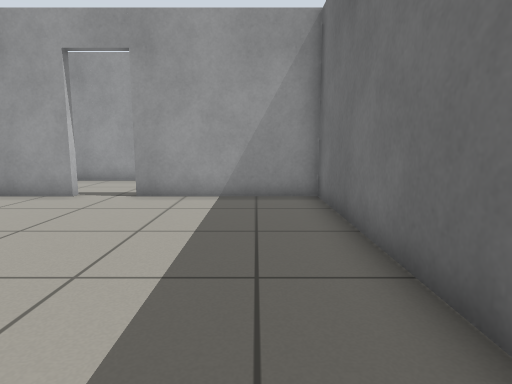
View 1 (above)

21 first-person views from a walk through a robot-simulator world made for Gazebo. The camera is 0.72 m above the floor, tilts 8° down and sees 75° across. The floor is counted in squares, 0.5 m on a side. Each view is taken from the middle of a square. On the plan, view 1 faces up. The plan holds only what a view shows up to about 15 squares ahead; the rest is blank. Gazebo's built-in surfaces are drawn with simple patterns.

View 2
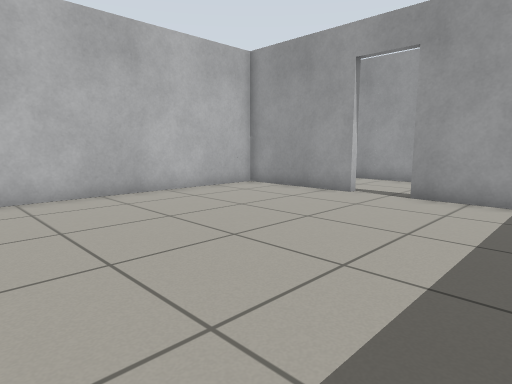

View 3
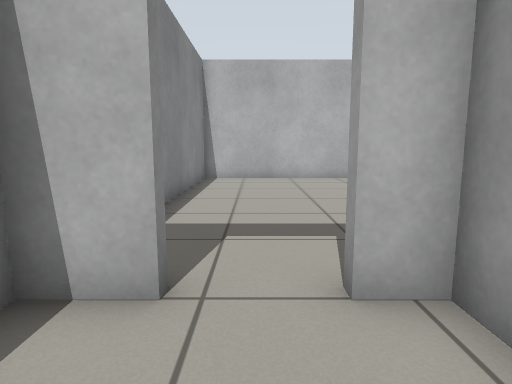

View 4
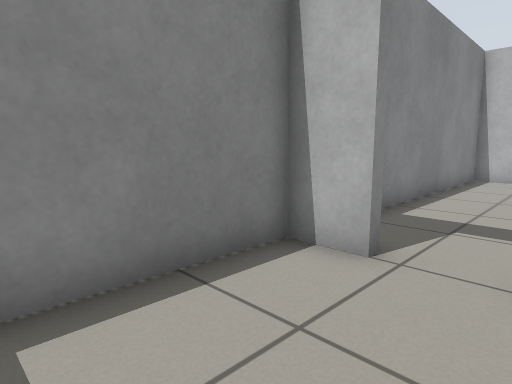

View 5
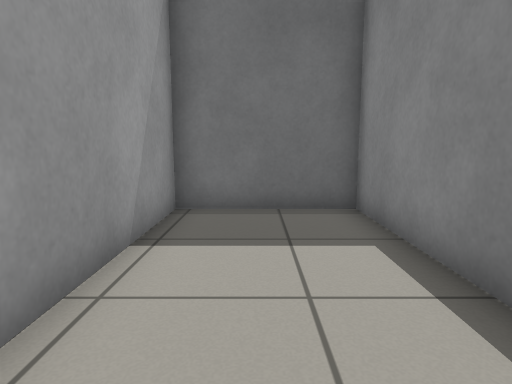

View 6
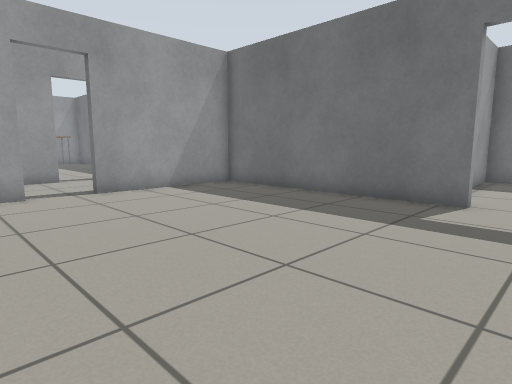

View 7
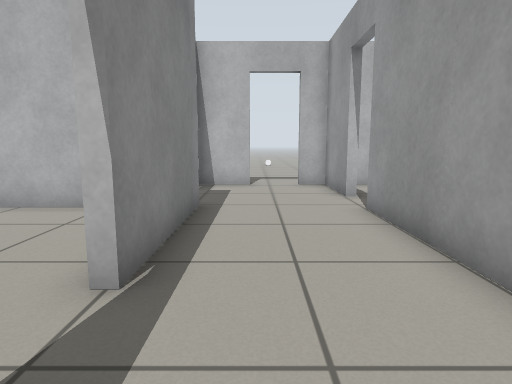

View 8
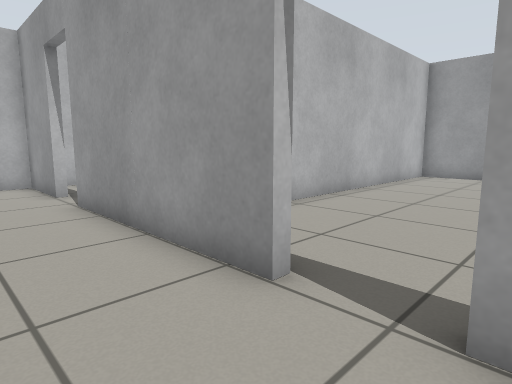

View 9
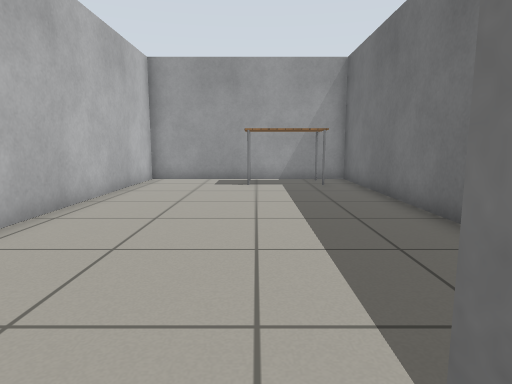

View 10
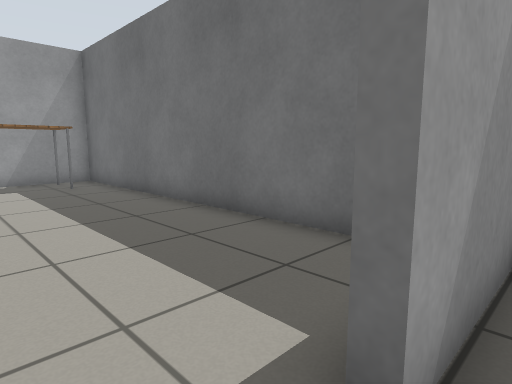

View 11
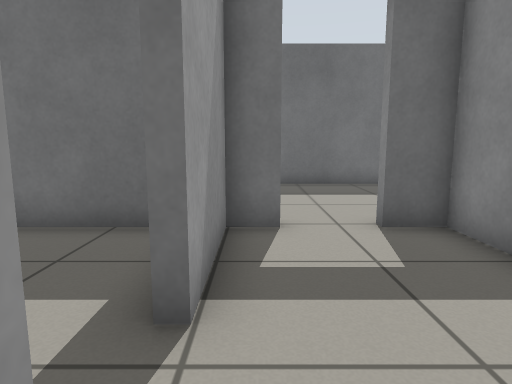

View 12
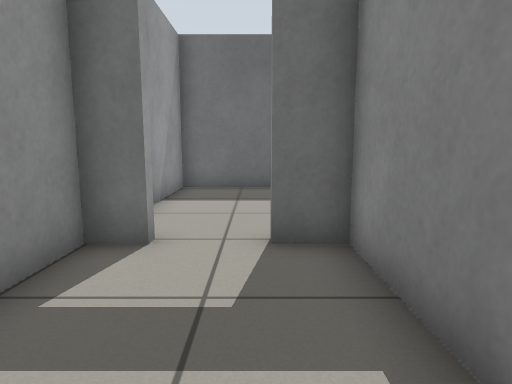

View 13
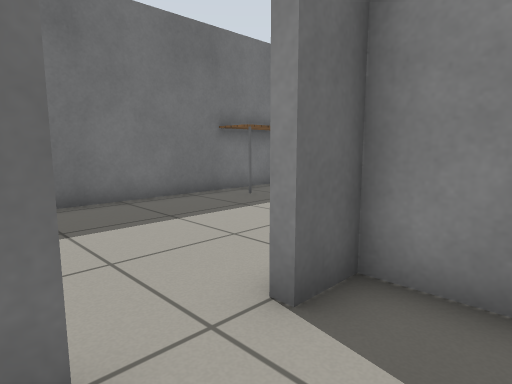

View 14
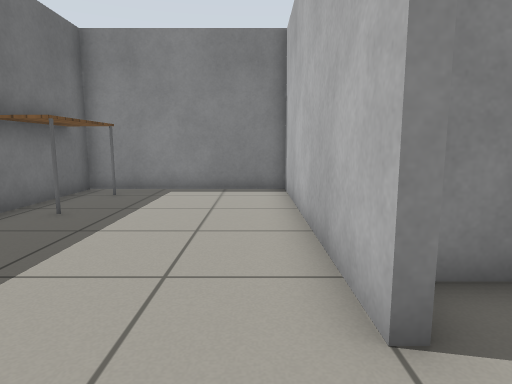

View 15
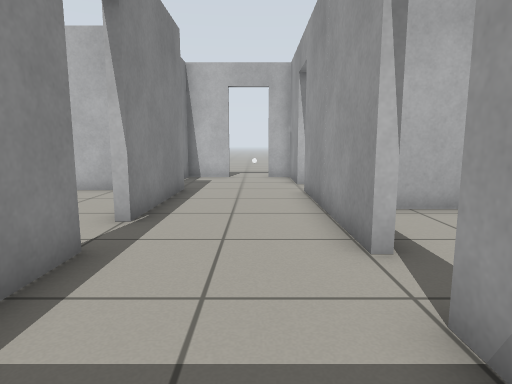

View 16
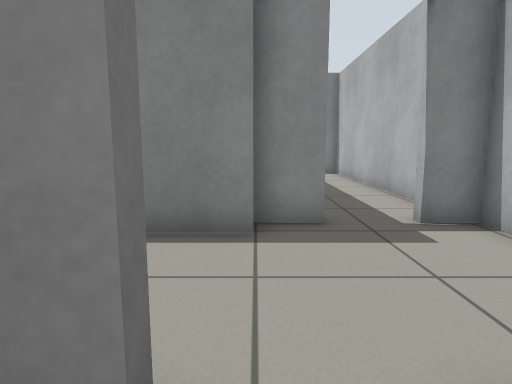

View 17
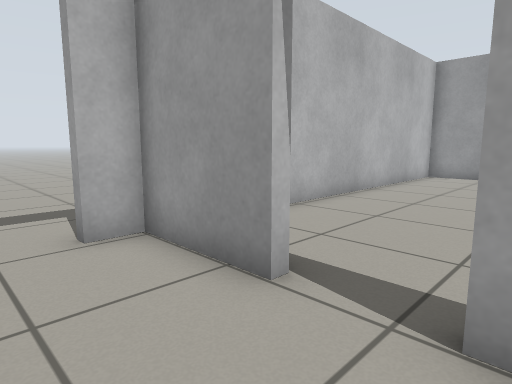

View 18
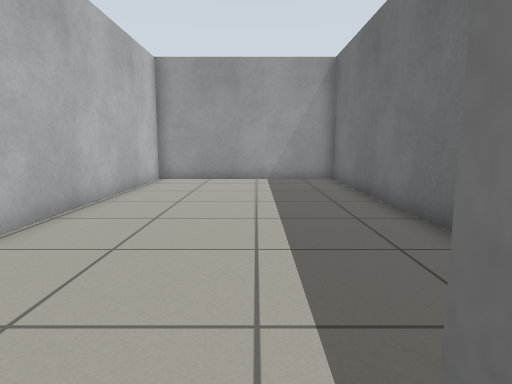

View 19
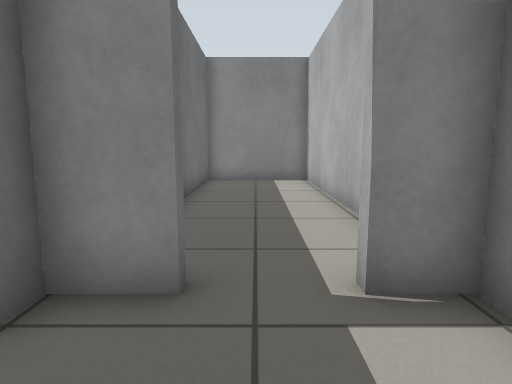

View 20
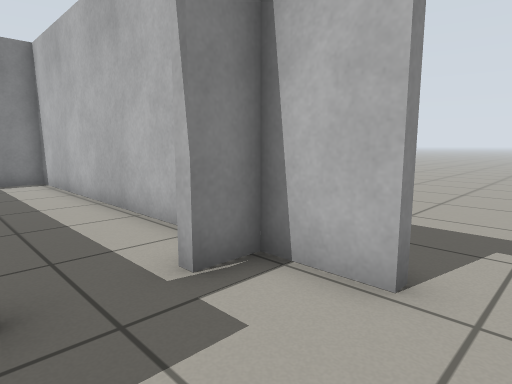

View 21
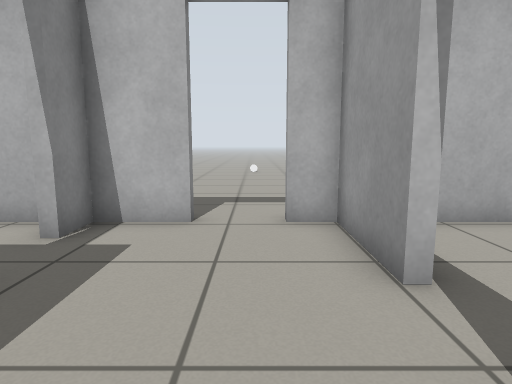

### Floor plan
Points are (right, up) in squares from view 1. A wall is a line through its corners. A room is listed if a view was taken in it or the views show most of it. See-through windows are left out.
Room 1 (views 1, 2, 5, 6)
walls: (-5.2, 9.3) (-9.7, 9.3) (-9.7, -2.3) (-1.2, -2.3); (1.7, 0.9) (1.7, 9.3) (-3.4, 9.3)
ways out: open door at (2, 0) to room 2; open door at (-4.5, 9.5) to room 3
Room 2 (views 3, 4)
walls: (2, -0.9) (2, -2.3) (8.4, -2.3) (8.4, 1.8) (2, 1.8) (2, 0.9)
ways out: open door at (2, 0) to room 1
Room 3 (views 7, 8, 9, 10, 11, 12, 13, 15, 17, 18, 19, 20, 21)
walls: (-3.3, 13.5) (-9.5, 13.5); (-3.5, 9.6) (1.7, 9.6) (1.7, 10.8); (-10, 9.6) (-5.2, 9.6); (-11.3, 13.5) (-14.2, 13.5) (-14.2, 12.5); (-11.4, 8.9) (-10, 8.9); (1.7, 12.6) (1.7, 13.5) (-1.5, 13.5); (-14.2, 10.9) (-14.2, 8.9) (-13, 8.9)
ways out: open door at (-4.5, 9.5) to room 1; open door at (2, 11.5) to room 4; open door at (-10.5, 14) to room 5; open door at (-2.5, 14) to room 6; open door at (-12.5, 9) to room 7; open door at (-14, 11.5)
Room 4 (view 14)
walls: (8.4, 6.5) (8.4, 13.5) (5, 13.5); (2, 10.8) (2, 2.1) (7.4, 2.1)
ways out: open door at (2, 11.5) to room 3
objects: table (7, 3) to (8, 6)
Room 5 (view 16)
walls: (-6.7, 18.4) (-6.7, 27.2) (-14.2, 27.2) (-14.2, 14.5)
low walls: (-9.6, 13.8) (-9, 13.8)
ways out: open door at (-10.5, 14) to room 3
Room 6 (no view inside)
walls: (1.7, 14.9) (1.7, 27.2) (-6.4, 27.2) (-6.4, 15.1)
ways out: open door at (-2.5, 14) to room 3
objects: table (-2, 25) to (0, 26)
Room 7 (no view inside)
walls: (-14.2, 8) (-14.2, -2.3) (-10, -2.3) (-10, 2.8)
ways out: open door at (-12.5, 9) to room 3

Positions as (right, up) in squares from view 1, and headings:
1: (0, 0), facing up
2: (0, 0), facing up-left
3: (5, 0), facing left
4: (6, 1), facing down-left
5: (1, 0), facing right
6: (-7, -1), facing up-right
7: (-2, 11), facing left
8: (-1, 11), facing up-left
9: (-2, 13), facing up
10: (-3, 13), facing up-right
11: (-4, 13), facing right
12: (-3, 11), facing right
13: (0, 13), facing down-right
14: (3, 13), facing down
15: (1, 12), facing left
16: (-10, 15), facing down
17: (-9, 11), facing up-left
18: (-10, 13), facing up
19: (-12, 12), facing down
20: (-11, 12), facing down-left
21: (-8, 12), facing left
